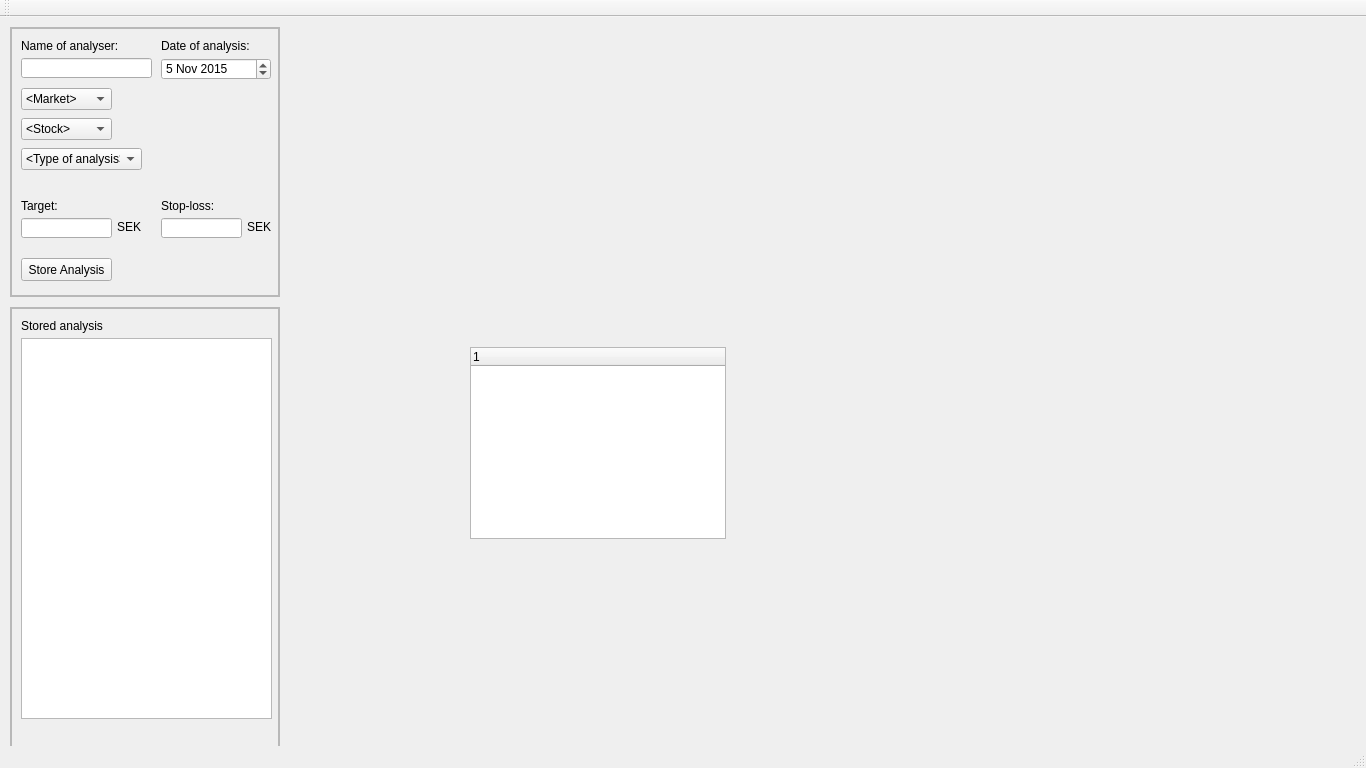
<?xml version="1.0" encoding="UTF-8"?>
<ui version="4.0">
 <class>MainWindow</class>
 <widget class="QMainWindow" name="MainWindow">
  <property name="geometry">
   <rect>
    <x>0</x>
    <y>0</y>
    <width>1366</width>
    <height>768</height>
   </rect>
  </property>
  <property name="windowTitle">
   <string>MainWindow</string>
  </property>
  <widget class="QWidget" name="centralWidget">
   <widget class="QFrame" name="outerFrameName">
    <property name="geometry">
     <rect>
      <x>10</x>
      <y>10</y>
      <width>270</width>
      <height>270</height>
     </rect>
    </property>
    <property name="frameShape">
     <enum>QFrame::StyledPanel</enum>
    </property>
    <property name="frameShadow">
     <enum>QFrame::Raised</enum>
    </property>
    <widget class="QFrame" name="innerFrameName">
     <property name="geometry">
      <rect>
       <x>1</x>
       <y>1</y>
       <width>268</width>
       <height>268</height>
      </rect>
     </property>
     <property name="frameShape">
      <enum>QFrame::StyledPanel</enum>
     </property>
     <property name="frameShadow">
      <enum>QFrame::Raised</enum>
     </property>
     <widget class="QLineEdit" name="nameAnalyser">
      <property name="geometry">
       <rect>
        <x>10</x>
        <y>30</y>
        <width>131</width>
        <height>20</height>
       </rect>
      </property>
     </widget>
     <widget class="QLabel" name="lableName">
      <property name="geometry">
       <rect>
        <x>10</x>
        <y>10</y>
        <width>111</width>
        <height>16</height>
       </rect>
      </property>
      <property name="text">
       <string>Name of analyser:</string>
      </property>
     </widget>
     <widget class="QDateEdit" name="dateEdit">
      <property name="geometry">
       <rect>
        <x>150</x>
        <y>30</y>
        <width>110</width>
        <height>22</height>
       </rect>
      </property>
      <property name="dateTime">
       <datetime>
        <hour>0</hour>
        <minute>0</minute>
        <second>0</second>
        <year>2015</year>
        <month>11</month>
        <day>5</day>
       </datetime>
      </property>
     </widget>
     <widget class="QLabel" name="labelDate">
      <property name="geometry">
       <rect>
        <x>150</x>
        <y>10</y>
        <width>111</width>
        <height>16</height>
       </rect>
      </property>
      <property name="text">
       <string>Date of analysis:</string>
      </property>
     </widget>
     <widget class="QLabel" name="label">
      <property name="geometry">
       <rect>
        <x>10</x>
        <y>170</y>
        <width>71</width>
        <height>16</height>
       </rect>
      </property>
      <property name="text">
       <string>Target:</string>
      </property>
     </widget>
     <widget class="QLabel" name="labelStopLoss">
      <property name="geometry">
       <rect>
        <x>150</x>
        <y>170</y>
        <width>111</width>
        <height>16</height>
       </rect>
      </property>
      <property name="text">
       <string>Stop-loss:</string>
      </property>
     </widget>
     <widget class="QLineEdit" name="targetAnalysis">
      <property name="geometry">
       <rect>
        <x>10</x>
        <y>190</y>
        <width>91</width>
        <height>20</height>
       </rect>
      </property>
     </widget>
     <widget class="QLineEdit" name="stopLossAnalysis">
      <property name="geometry">
       <rect>
        <x>150</x>
        <y>190</y>
        <width>81</width>
        <height>20</height>
       </rect>
      </property>
     </widget>
     <widget class="QComboBox" name="marketBox">
      <property name="geometry">
       <rect>
        <x>10</x>
        <y>60</y>
        <width>91</width>
        <height>22</height>
       </rect>
      </property>
      <item>
       <property name="text">
        <string>&lt;Market&gt;</string>
       </property>
      </item>
      <item>
       <property name="text">
        <string>OMX Stockholm</string>
       </property>
      </item>
     </widget>
     <widget class="QComboBox" name="stockBox">
      <property name="geometry">
       <rect>
        <x>10</x>
        <y>90</y>
        <width>91</width>
        <height>22</height>
       </rect>
      </property>
      <item>
       <property name="text">
        <string>&lt;Stock&gt;</string>
       </property>
      </item>
      <item>
       <property name="text">
        <string>Autoliv</string>
       </property>
      </item>
     </widget>
     <widget class="QComboBox" name="typeAnalysisBox">
      <property name="geometry">
       <rect>
        <x>10</x>
        <y>120</y>
        <width>121</width>
        <height>22</height>
       </rect>
      </property>
      <item>
       <property name="text">
        <string>&lt;Type of analysis&gt;</string>
       </property>
      </item>
      <item>
       <property name="text">
        <string>Technical analysis</string>
       </property>
      </item>
      <item>
       <property name="text">
        <string>Value analysis</string>
       </property>
      </item>
     </widget>
     <widget class="QPushButton" name="storeButton">
      <property name="geometry">
       <rect>
        <x>10</x>
        <y>230</y>
        <width>91</width>
        <height>23</height>
       </rect>
      </property>
      <property name="text">
       <string>Store Analysis</string>
      </property>
     </widget>
     <widget class="QLabel" name="label_2">
      <property name="geometry">
       <rect>
        <x>106</x>
        <y>192</y>
        <width>47</width>
        <height>13</height>
       </rect>
      </property>
      <property name="text">
       <string>SEK</string>
      </property>
     </widget>
     <widget class="QLabel" name="label_3">
      <property name="geometry">
       <rect>
        <x>236</x>
        <y>192</y>
        <width>47</width>
        <height>13</height>
       </rect>
      </property>
      <property name="text">
       <string>SEK</string>
      </property>
     </widget>
    </widget>
   </widget>
   <widget class="QFrame" name="outerFrameList">
    <property name="geometry">
     <rect>
      <x>10</x>
      <y>290</y>
      <width>270</width>
      <height>448</height>
     </rect>
    </property>
    <property name="frameShape">
     <enum>QFrame::StyledPanel</enum>
    </property>
    <property name="frameShadow">
     <enum>QFrame::Raised</enum>
    </property>
    <widget class="QFrame" name="frame">
     <property name="geometry">
      <rect>
       <x>1</x>
       <y>1</y>
       <width>268</width>
       <height>446</height>
      </rect>
     </property>
     <property name="frameShape">
      <enum>QFrame::StyledPanel</enum>
     </property>
     <property name="frameShadow">
      <enum>QFrame::Raised</enum>
     </property>
     <widget class="QLabel" name="labelStored">
      <property name="geometry">
       <rect>
        <x>10</x>
        <y>10</y>
        <width>121</width>
        <height>16</height>
       </rect>
      </property>
      <property name="text">
       <string>Stored analysis</string>
      </property>
     </widget>
     <widget class="QTreeView" name="treeAnalysis">
      <property name="geometry">
       <rect>
        <x>10</x>
        <y>30</y>
        <width>251</width>
        <height>381</height>
       </rect>
      </property>
     </widget>
    </widget>
   </widget>
   <widget class="QTreeWidget" name="treeWidget">
    <property name="geometry">
     <rect>
      <x>470</x>
      <y>330</y>
      <width>256</width>
      <height>192</height>
     </rect>
    </property>
    <column>
     <property name="text">
      <string notr="true">1</string>
     </property>
    </column>
   </widget>
  </widget>
  <widget class="QMenuBar" name="menuBar">
   <property name="geometry">
    <rect>
     <x>0</x>
     <y>0</y>
     <width>1366</width>
     <height>21</height>
    </rect>
   </property>
  </widget>
  <widget class="QToolBar" name="mainToolBar">
   <attribute name="toolBarArea">
    <enum>TopToolBarArea</enum>
   </attribute>
   <attribute name="toolBarBreak">
    <bool>false</bool>
   </attribute>
  </widget>
  <widget class="QStatusBar" name="statusBar"/>
 </widget>
 <layoutdefault spacing="6" margin="11"/>
 <resources/>
 <connections/>
</ui>
